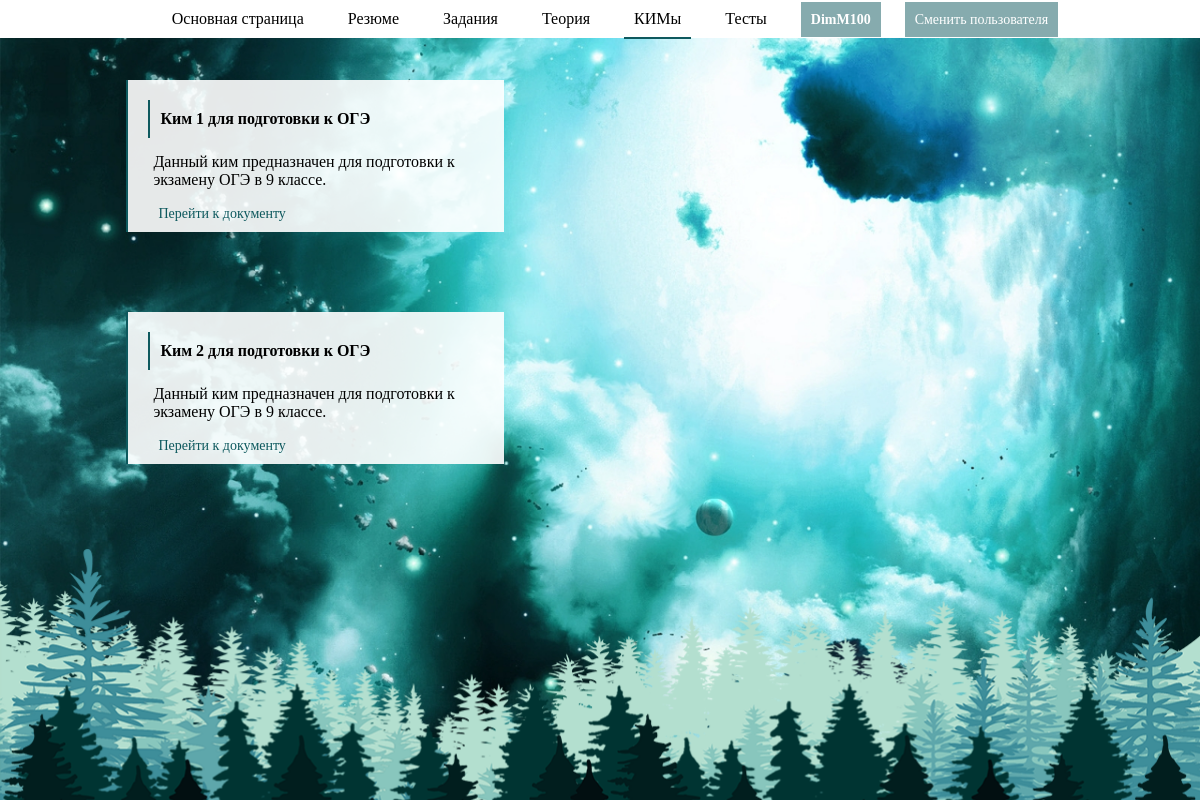
The page /kim (signed in) on the database its author committed.
### main_list/models.py (models this page shows, shortened)
class Kims(models.Model):
    title_kim = models.CharField(max_length = 120)
    text_kim = models.TextField()
    adress_kim = models.CharField(max_length = 120)

### regauth/views.py (the view)
    def check_autor(request):
        if(request.user.is_authenticated):
            return index(request) # Сама функция
        else:
            return redirect('/login')

### main_list/views.py (called while the page is built)
@check_autorization
def kim_index(request):
    kims = Kims.objects.order_by("id")
    context = {"kims": kims, "user": request.user.username}
    return render(request, 'main_list/kim_index.html', context)

### regauth/views.py (called while the page is built)
def check_autorization(index):
    def check_autor(request):
        if(request.user.is_authenticated):
            return index(request) # Сама функция
        else:
            return redirect('/login')
    return check_autor

### main_list/templates/main_list/kim_index.html (shortened to what this page needs)
{% extends "wrapper.html" %}
{% block content %}
<div class='header' id='header-index'>
  <a class='header-index-a' id='header-theory-index-a-main_list' href="/">Основная страница</a>
  <a class='header-index-a' id='header-theory-index-a-resume' href="/resume">Резюме</a>
  <a class='header-index-a' id='header-theory-index-a-quest' href="/quest">Задания</a>
  <a class='header-index-a' id='header-theory-index-a-theory' href="/theory">Теория</a>
  <a class='header-index-a-active' id='header-theory-index-a-kim' href="/kim">КИМы</a>
  <a class='header-index-a' id='header-index-a-test' href="/test">Тесты</a>
  <a class='header-index-a' id='header-index-login'>{{ user }}</a>
  <a class='header-index-a' id='header-index-a-login' href="/login">Сменить пользователя</a>
</div>
{% for kim in kims %}
<div class='theory-block'>
  <div class='theory-block-title'>
    {{ kim.title_kim }}
  </div>
  <div class='theory-block-text'>
    {{ kim.text_kim }}<br>
  </div>
  <a class='adr-kim' href="{{ kim.adress_kim }}">Перейти к документу</a>
</div>
{% endfor %}
{% endblock %}

### main_list/static/css/style.css (style rules this page uses)
body { background-color: rgba(0, 0, 0); }
.header { position: fixed; background-color: white; text-align: center; display: absolute; top: 0; left: 0; width: 100%; padding: 10px; }
.header-index-a { padding: 10px; margin: 10px; background-color: white; text-decoration: none; color: black; }
.header-index-a-active { padding: 10px; margin: 10px; background-color: white; text-decoration: none; border-bottom: 2px solid rgba(14, 89, 94, 1); color: black; }
.theory-block { margin-top: 80px; margin-right: 20px; margin-bottom: 20px; padding: 10px; margin-left: 10%; display: absolute; width: 30%; background-color: rgba(255,255,255,0.9); border-left: 2px solid rgba(14, 89, 94, 1); }
.theory-block-title { font-weight: bold; font-family: "Times New Roman"; padding: 10px; margin: 10px; border-left: 2px solid rgba(14, 89, 94, 1); }
.theory-block-text { font-family: "Times New Roman"; padding: 5px; margin: 10px; }
.adr-kim { padding: 10px; margin: 10px; text-decoration: none; color: rgba(14, 89, 94, 1); font-size: 14px; }
#header-index-login { font-weight: bold; font-size: 14px; color: white; background-color: rgba(14, 89, 94, 0.5); }
#header-index-a-login { font-size: 14px; color: white; background-color: rgba(14, 89, 94, 0.5); }

### rows shown on the page
Kims: title_kim "Ким 1 для подготовки к ОГЭ", text_kim "Данный ким предназначен для подготовки к экзамену ОГЭ в 9 классе."
Kims: title_kim "Ким 2 для подготовки к ОГЭ", text_kim "Данный ким предназначен для подготовки к экзамену ОГЭ в 9 классе."

### other values the page prints
{{ user }} "DimM100"
